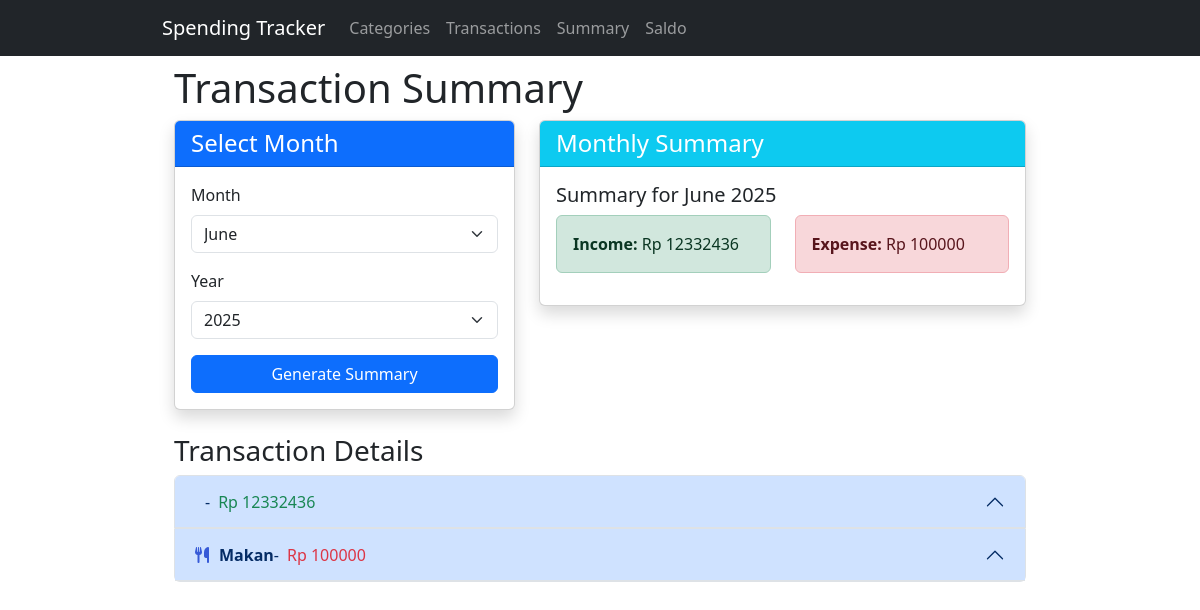
The page /summary/ on the database its author committed.
### main/models.py (models this page shows, shortened)
class Transaksi(models.Model):
    id = models.CharField(max_length=255, primary_key=True)
    jumlah = models.DecimalField(max_digits=15, decimal_places=2)
    tanggal = models.DateField()
    kategori = models.ForeignKey(Kategori, on_delete=models.SET_NULL, null=True, blank=True)
    catatan = models.TextField(blank=True, null=True)
    tipe = models.CharField(max_length=20, choices=TipeTransaksi.choices)
    user = models.ForeignKey(User, on_delete=models.CASCADE)
    class Meta:
        verbose_name_plural = "Transaksi"

class Kategori(models.Model):
    id = models.CharField(max_length=255, primary_key=True)
    nama = models.CharField(max_length=100)
    ikon = models.CharField(max_length=50, blank=True, null=True)
    warna = models.CharField(max_length=7, blank=True, null=True)  # Hex color code
    def getIkon(self):
        return self.ikon
    def getWarna(self):
        return self.warna
    class Meta:
        verbose_name_plural = "Kategori"

### main/views.py (the view)
# urls.py: path('summary/', views.summary_view, name='summary'),
def summary_view(request):
    context = {}
    today = date.today()
    context['today_total'] = LayananRingkasan.hitungTotalBerdasarkanTanggal(today)
    selected_month = today.month
    selected_year = today.year
    if request.method == 'POST':
        selected_month = int(request.POST.get('bulan', selected_month))
        selected_year = int(request.POST.get('tahun', selected_year))
    context['selected_month'] = selected_month
    context['selected_year'] = selected_year
    context['month_total'] = LayananRingkasan.hitungTotalBerdasarkanBulan(
        selected_month, selected_year
    )
    current_year = today.year
    context['range_years'] = range(current_year - 5, current_year + 1)
    context['pemasukan_total'] = PengelolaTransaksi.hitungTotalBerdasarkanTipe(
        TipeTransaksi.PEMASUKAN
    )
    context['pengeluaran_total'] = PengelolaTransaksi.hitungTotalBerdasarkanTipe(
        TipeTransaksi.PENGELUARAN
    )
    context['net_balance'] = context['pemasukan_total'] - context['pengeluaran_total']
    transactions = Transaksi.objects.filter(
        tanggal__month=selected_month,
        tanggal__year=selected_year
    ).order_by('tanggal')
    context['transactions'] = transactions
    monthly_income = sum(t.jumlah for t in transactions if t.tipe == TipeTransaksi.PEMASUKAN)
    monthly_expense = sum(t.jumlah for t in transactions if t.tipe == TipeTransaksi.PENGELUARAN)
    context['monthly_income'] = monthly_income
    context['monthly_expense'] = monthly_expense
    transactions_by_category = {}
    for transaction in transactions:
        category = transaction.kategori
        if category not in transactions_by_category:
            transactions_by_category[category] = []
        transactions_by_category[category].append(transaction)
    for category, cat_transactions in transactions_by_category.items():
        total = sum(t.jumlah for t in cat_transactions)
        if cat_transactions:
            cat_transactions[0].total = total
            cat_transactions[0].tipe = cat_transactions[0].tipe
    context['transactions_by_category'] = transactions_by_category
    return render(request, 'main/summary.html', context)

### main/models.py (called while the page is built)
    @staticmethod
    def hitungTotalBerdasarkanTipe(tipe):
        result = Transaksi.objects.filter(tipe=tipe).aggregate(total=Sum('jumlah'))
        return result['total'] or Decimal('0.00')

    @staticmethod
    def hitungTotalBerdasarkanTanggal(tanggal):
        result = Transaksi.objects.filter(tanggal=tanggal).aggregate(total=Sum('jumlah'))
        return result['total'] or Decimal('0.00')

    @staticmethod
    def hitungTotalBerdasarkanBulan(bulan, tahun):
        result = Transaksi.objects.filter(
            tanggal__month=bulan,
            tanggal__year=tahun
        ).aggregate(total=Sum('jumlah'))
        return result['total'] or Decimal('0.00')

### main/templates/main/summary.html (shortened to what this page needs)
{% extends "base.html" %}
{% block content %}
<div class="container">
    <h1>Transaction Summary</h1>
    <div class="row">
        <div class="col-md-5">
            <div class="card shadow">
                <div class="card-header bg-primary text-white">
                    <h4 class="mb-0">Select Month</h4>
                </div>
                <div class="card-body">
                    <form method="post" id="summaryForm">
                        <div class="mb-3">
                            <label for="bulan" class="form-label">Month</label>
                            <select name="bulan" id="bulan" class="form-select" required>
                                <option value="6" {% if selected_month == 6 %}selected{% endif %}>June</option>
                            </select>
                        </div>
                        <div class="mb-3">
                            <label for="tahun" class="form-label">Year</label>
                            <select name="tahun" id="tahun" class="form-select" required>
                                {% for year in range_years %}
                                    <option value="{{ year }}" {% if selected_year == year %}selected{% endif %}>{{ year }}</option>
                                {% endfor %}
                            </select>
                        </div>
                        <button type="submit" class="btn btn-primary w-100">Generate Summary</button>
                    </form>
                </div>
            </div>
        </div>
        <div class="col-md-7">
            <div class="card shadow">
                <div class="card-header bg-info text-white">
                    <h4 class="mb-0">Monthly Summary</h4>
                </div>
                <div class="card-body">
                    {% if selected_month and selected_year %}
                        <h5 class="card-title">
                            Summary for
                            {% if selected_month == 1 %}January
                            {% elif selected_month == 2 %}February
                            {% elif selected_month == 3 %}March
                            {% elif selected_month == 4 %}April
                            {% elif selected_month == 5 %}May
                            {% elif selected_month == 6 %}June
                            {% elif selected_month == 7 %}July
                            {% elif selected_month == 8 %}August
                            {% elif selected_month == 9 %}September
                            {% elif selected_month == 10 %}October
                            {% elif selected_month == 11 %}November
                            {% elif selected_month == 12 %}December
                            {% endif %}
                            {{ selected_year }}
                        </h5>
                        <div class="row">
                            <div class="col-md-6">
                                <div class="alert alert-success">
                                    <strong>Income:</strong> Rp {{ monthly_income|floatformat:0 }}
                                </div>
                            </div>
                            <div class="col-md-6">
                                <div class="alert alert-danger">
                                    <strong>Expense:</strong> Rp {{ monthly_expense|floatformat:0 }}
                                </div>
                            </div>
                        </div>
                    {% else %}
                        <p class="text-muted">Please select a month and year to view the summary.</p>
                    {% endif %}
                </div>
            </div>
        </div>
    </div>
    {% if selected_month and selected_year and transactions %}
    <div class="mt-4">
        <h3>Transaction Details</h3>
        <div class="accordion" id="categoryAccordion">
            {% for category, cat_transactions in transactions_by_category.items %}
            <div class="accordion-item">
                <h2 class="accordion-header" id="heading{{ forloop.counter }}">
                     <button class="accordion-button" type="button" data-bs-toggle="collapse" data-bs-target="#collapse{{ forloop.counter }}" aria-expanded="true" aria-controls="collapse{{ forloop.counter }}">
                        <i class="{{ category.getIkon }}" style="color: {{ category.getWarna }}; margin-right: 10px;"></i>
                        <strong>{{ category.nama }}</strong> -
                        {% if cat_transactions.0.tipe == 'PEMASUKAN' %}
                            <span class="text-success ms-2">Rp {{ cat_transactions.0.total|floatformat:0 }}</span>
                        {% else %}
                            <span class="text-danger ms-2">Rp {{ cat_transactions.0.total|floatformat:0 }}</span>
                        {% endif %}
                     </button>
                </h2>
            </div>
            {% endfor %}
        </div>
    </div>
    {% endif %}
</div>
{% endblock %}

### main/templates/base.html (style rules this page uses)
body { padding-top: 4rem; }
.container { max-width: 900px; }

### rows shown on the page
Transaksi: cat_transactions "12332436"
Kategori: nama "Makan", cat_transactions "100000"

### other values the page prints
{{ monthly_income|floatformat:0 }} "12332436"
{{ monthly_expense|floatformat:0 }} "100000"
form field tahun "2025"
